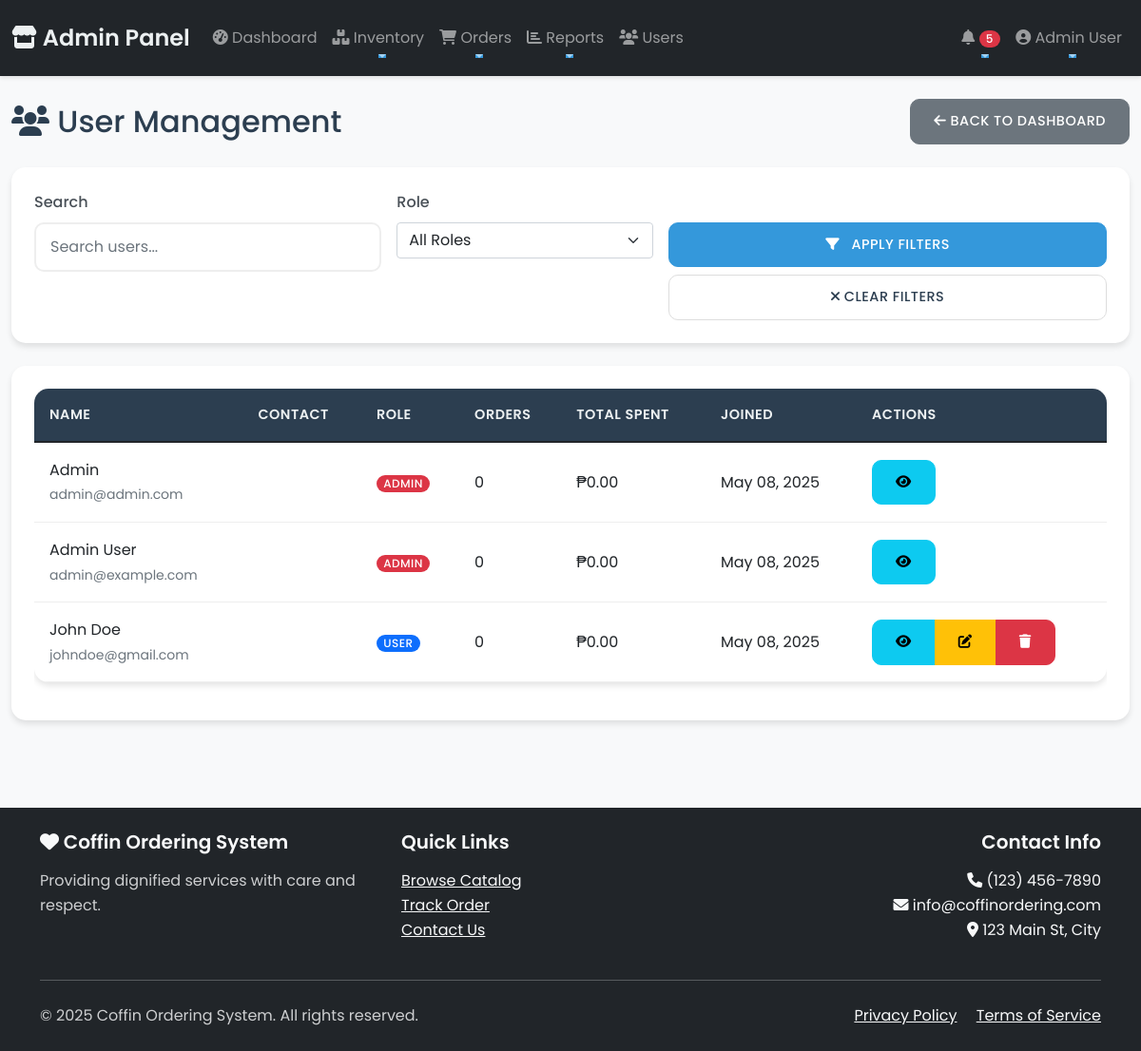
The app's page /public/admin/manage_users.php (signed in), older data.
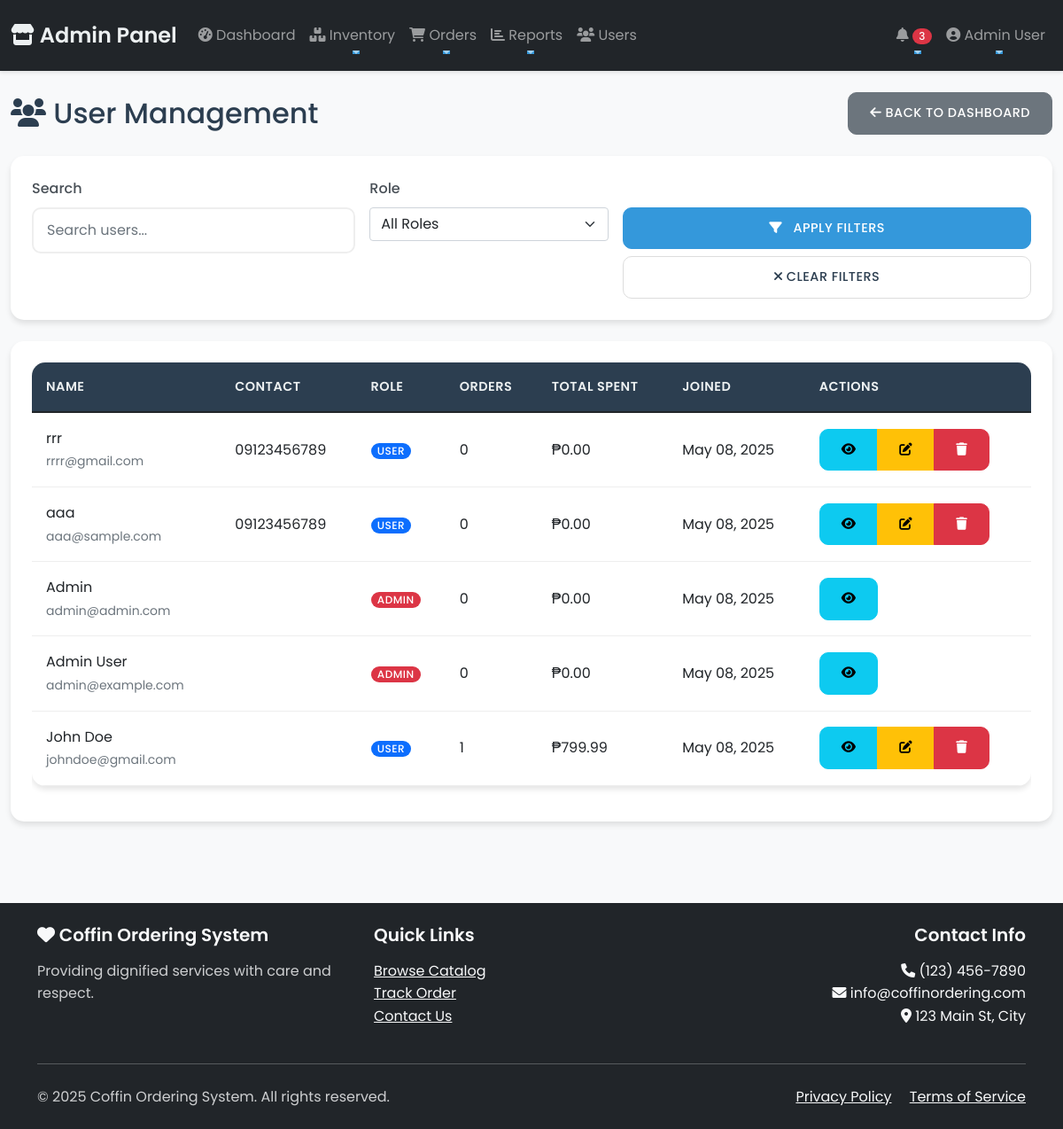
The same page, newer data.
### tables this page shows
CREATE TABLE `users` (
  `id` int(11) NOT NULL,
  `name` varchar(100) NOT NULL,
  `email` varchar(100) NOT NULL,
  `password` varchar(255) NOT NULL,
  `role` enum('user','admin') DEFAULT 'user',
  `created_at` timestamp NOT NULL DEFAULT current_timestamp(),
  `updated_at` timestamp NOT NULL DEFAULT current_timestamp() ON UPDATE current_timestamp(),
  `last_login` timestamp NULL DEFAULT NULL,
  `phone` varchar(30) DEFAULT NULL
);

### public/admin/manage_users.php (the view, shortened to what this page needs)
<?php
require_once '../../config/db.php';
$search = isset($_GET['search']) ? htmlspecialchars($_GET['search'], ENT_QUOTES, 'UTF-8') : '';
$sql = "SELECT u.*,
               COUNT(DISTINCT o.id) as order_count,
               SUM(CASE WHEN o.payment_status = 'paid' THEN o.total_amount ELSE 0 END) as total_spent
        FROM users u
        LEFT JOIN orders o ON u.id = o.user_id
        WHERE 1=1";
$params = [];
$sql .= " GROUP BY u.id ORDER BY u.created_at DESC";
$stmt = $pdo->prepare($sql);
$stmt->execute($params);
$users = $stmt->fetchAll();
include 'includes/admin_nav.php';
?>
<div class="container-fluid py-4">
    <div class="row mb-4">
        <div class="col-12">
            <div class="d-flex justify-content-between align-items-center">
                <h2 class="mb-0">
                    <i class="fas fa-users"></i> User Management
                </h2>
                <a href="dashboard.php" class="btn btn-secondary">
                    <i class="fas fa-arrow-left"></i> Back to Dashboard
                </a>
            </div>
        </div>
    </div>
    <div class="card mb-4">
        <div class="card-body">
            <form method="GET" class="row g-3">
                <div class="col-md-4">
                    <label class="form-label">Search</label>
                    <input type="text" name="search" class="form-control"
                           placeholder="Search users..." value="<?= $search ?>">
                </div>
                <div class="col-md-3">
                    <label class="form-label">Role</label>
                    <select name="role" class="form-select">
                        <option value="">All Roles</option>
                    </select>
                </div>
                <div class="col-md-5">
                    <label class="form-label">&nbsp;</label>
                    <div class="d-grid gap-2">
                        <button type="submit" class="btn btn-primary">
                            <i class="fas fa-filter"></i> Apply Filters
                        </button>
                        <a href="manage_users.php" class="btn btn-outline-secondary">
                            <i class="fas fa-times"></i> Clear Filters
                        </a>
                    </div>
                </div>
            </form>
        </div>
    </div>
    <div class="card">
        <div class="card-body">
            <?php if (empty($users)): ?>
                <div class="alert alert-info">
                    <i class="fas fa-info-circle"></i> No users found matching your criteria.
                </div>
            <?php else: ?>
                <div class="table-responsive">
                    <table class="table table-hover">
                        <thead>
                            <tr>
                                <th>Name</th>
                                <th>Contact</th>
                                <th>Role</th>
                                <th>Orders</th>
                                <th>Total Spent</th>
                                <th>Joined</th>
                                <th>Actions</th>
                            </tr>
                        </thead>
                        <tbody>
                            <?php foreach ($users as $user): ?>
                                <tr>
                                    <td>
                                        <?= htmlspecialchars($user['name'] ?? '') ?><br>
                                        <small class="text-muted"><?= htmlspecialchars($user['email'] ?? '') ?></small>
                                    </td>
                                    <td><?= htmlspecialchars($user['phone'] ?? '') ?></td>
                                    <td>
                                        <span class="badge bg-<?= $user['role'] === 'admin' ? 'danger' : 'primary' ?>">
                                            <?= ucfirst($user['role']) ?>
                                        </span>
                                    </td>
                                    <td><?= number_format($user['order_count']) ?></td>
                                    <td>₱<?= number_format($user['total_spent'] ?? 0, 2) ?></td>
                                    <td><?= date('M d, Y', strtotime($user['created_at'])) ?></td>
                                    <td>
                                        <div class="btn-group">
                                            <button type="button"
                                                    class="btn btn-sm btn-info"
                                                    onclick="viewUser(<?= $user['id'] ?>)"
                                                    title="View Details">
                                                <i class="fas fa-eye"></i>
                                            </button>
                                            <?php if ($user['role'] !== 'admin'): ?>
                                                <button type="button"
                                                        class="btn btn-sm btn-warning"
                                                        onclick="editUser(<?= $user['id'] ?>)"
                                                        title="Edit User">
                                                    <i class="fas fa-edit"></i>
                                                </button>
                                                <button type="button"
                                                        class="btn btn-sm btn-danger"
                                                        onclick="deleteUser(<?= $user['id'] ?>)"
                                                        title="Delete User">
                                                    <i class="fas fa-trash"></i>
                                                </button>
                                            <?php endif; ?>
                                        </div>
                                    </td>
                                </tr>
                            <?php endforeach; ?>
                        </tbody>
                    </table>
                </div>
            <?php endif; ?>
        </div>
    </div>
</div>
<?php include '../../includes/footer.php'; ?>

### public/admin/includes/admin_nav.php (shortened to what this page needs)
<?php
$low_stock_count = 0;
$pending_orders_count = 0;
try {
    $stmt = $pdo->prepare("
        SELECT COUNT(*)
        FROM coffins
        WHERE stock_quantity <= low_stock_threshold
    ");
    $stmt->execute();
    $low_stock_count = $stmt->fetchColumn();
    $stmt = $pdo->prepare("
        SELECT COUNT(*)
        FROM orders
        WHERE payment_status = 'pending'
    ");
    $stmt->execute();
    $pending_orders_count = $stmt->fetchColumn();
} catch (PDOException $e) {
    error_log("Navigation error: " . $e->getMessage());
}
?>
<!DOCTYPE html>
<html lang="en">
<head>
    <link href="https://cdn.jsdelivr.net/npm/bootstrap@5.1.3/dist/css/bootstrap.min.css" rel="stylesheet">
    <link href="https://cdnjs.cloudflare.com/ajax/libs/font-awesome/6.0.0/css/all.min.css" rel="stylesheet">
    <link href="/collado/public/css/style.css" rel="stylesheet">
</head>
<nav class="navbar navbar-expand-lg navbar-dark bg-dark">
    <div class="container-fluid">
        <a class="navbar-brand" href="dashboard.php">
            <i class="fas fa-store"></i> Admin Panel
        </a>
        <div class="collapse navbar-collapse" id="adminNavbar">
            <ul class="navbar-nav me-auto">
                <li class="nav-item">
                    <a class="nav-link" href="dashboard.php">
                        <i class="fas fa-tachometer-alt"></i> Dashboard
                    </a>
                </li>
                <li class="nav-item dropdown">
                    <a class="nav-link dropdown-toggle" href="#" data-bs-toggle="dropdown">
                        <i class="fas fa-boxes"></i> Inventory
                    </a>
                </li>
                <li class="nav-item dropdown">
                    <a class="nav-link dropdown-toggle" href="#" data-bs-toggle="dropdown">
                        <i class="fas fa-shopping-cart"></i> Orders
                    </a>
                </li>
                <li class="nav-item dropdown">
                    <a class="nav-link dropdown-toggle" href="#" data-bs-toggle="dropdown">
                        <i class="fas fa-chart-bar"></i> Reports
                    </a>
                </li>
                <li class="nav-item">
                    <a class="nav-link" href="manage_users.php">
                        <i class="fas fa-users"></i> Users
                    </a>
                </li>
            </ul>
            <ul class="navbar-nav">
                <li class="nav-item dropdown">
                    <a class="nav-link dropdown-toggle" href="#" data-bs-toggle="dropdown">
                        <i class="fas fa-bell"></i>
                        <?php if ($low_stock_count > 0 || $pending_orders_count > 0): ?>
                            <span class="badge bg-danger"><?= $low_stock_count + $pending_orders_count ?></span>
                        <?php endif; ?>
                    </a>
                </li>
                <li class="nav-item dropdown">
                    <a class="nav-link dropdown-toggle" href="#" data-bs-toggle="dropdown">
                        <i class="fas fa-user-circle"></i>
                        <?= isset($_SESSION['name']) ? htmlspecialchars($_SESSION['name']) : 'Admin' ?>
                    </a>
                </li>
            </ul>
        </div>
    </div>
</nav>

### includes/footer.php (shortened to what this page needs)
    <footer class="bg-dark text-light mt-5 py-4">
        <div class="container">
            <div class="row">
                <div class="col-md-4">
                    <h5><i class="fas fa-heart"></i> Coffin Ordering System</h5>
                    <p class="mb-0">Providing dignified services with care and respect.</p>
                </div>
                <div class="col-md-4">
                    <h5>Quick Links</h5>
                    <ul class="list-unstyled">
                        <li><a href="/collado/public/coffin_catalog.php" class="text-light">Browse Catalog</a></li>
                        <li><a href="/collado/public/track_order.php" class="text-light">Track Order</a></li>
                        <li><a href="/collado/public/contact.php" class="text-light">Contact Us</a></li>
                    </ul>
                </div>
                <div class="col-md-4 text-md-end">
                    <h5>Contact Info</h5>
                    <ul class="list-unstyled">
                        <li><i class="fas fa-phone"></i> (123) 456-7890</li>
                        <li><i class="fas fa-envelope"></i> info@coffinordering.com</li>
                        <li><i class="fas fa-map-marker-alt"></i> 123 Main St, City</li>
                    </ul>
                </div>
            </div>
            <hr class="my-4">
            <div class="row">
                <div class="col-md-6">
                    <p class="mb-0">&copy; <?= date('Y') ?> Coffin Ordering System. All rights reserved.</p>
                </div>
                <div class="col-md-6 text-md-end">
                    <a href="/collado/public/privacy.php" class="text-light me-3">Privacy Policy</a>
                    <a href="/collado/public/terms.php" class="text-light">Terms of Service</a>
                </div>
            </div>
        </div>
    </footer>
</body>
</html>

### public/css/style.css (style rules this page uses)
:root { --primary-color: #2c3e50; --secondary-color: #34495e; --accent-color: #3498db; --success-color: #2ecc71; --warning-color: #f1c40f; --danger-color: #e74c3c; --light-bg: #f8f9fa; --dark-text: #2c3e50; --light-text: #ecf0f1; --card-shadow: 0 4px 6px rgba(0,0,0,0.1); --hover-shadow: 0 6px 12px rgba(0,0,0,0.15); }
.navbar { background-color: var(--primary-color); box-shadow: var(--card-shadow); padding: 1rem 0; }
.navbar-brand { color: var(--light-text) !important; font-weight: 600; font-size: 1.5rem; transition: transform 0.3s ease; }
.nav-link { position: relative; padding: 0.5rem 1rem; transition: color 0.3s ease; }
.nav-link::after { content: ''; position: absolute; bottom: 0; left: 50%; width: 0; height: 2px; background-color: var(--accent-color); transition: all 0.3s ease; transform: translateX(-50%); }
.card { border: none; border-radius: 15px; box-shadow: var(--card-shadow); transition: all 0.3s ease; overflow: hidden; margin-bottom: 20px; background: white; }
.card-body { padding: 1.5rem; }
.form-control { border-radius: 10px; border: 2px solid #eee; padding: 12px 15px; transition: all 0.3s ease; font-size: 1rem; }
.form-label { font-weight: 500; margin-bottom: 0.5rem; color: var(--primary-color); }
.btn { border-radius: 10px; padding: 12px 24px; font-weight: 500; transition: all 0.3s ease; text-transform: uppercase; letter-spacing: 0.5px; font-size: 0.9rem; }
.btn-primary { background-color: var(--accent-color); border-color: var(--accent-color); }
.btn-outline-secondary { border-color: #ddd; color: var(--dark-text); }
.table { background-color: white; border-radius: 15px; overflow: hidden; box-shadow: var(--card-shadow); }
.table thead { background-color: var(--primary-color); color: var(--light-text); }
.table th { font-weight: 600; padding: 1rem; text-transform: uppercase; font-size: 0.9rem; letter-spacing: 0.5px; }
.table td { padding: 1rem; vertical-align: middle; border-bottom: 1px solid #eee; }
.badge { padding: 8px 16px; border-radius: 20px; font-weight: 500; text-transform: uppercase; font-size: 0.8rem; letter-spacing: 0.5px; }
footer { margin-top: auto; background-color: var(--primary-color); color: var(--light-text); padding: 2rem 0; }
footer h5 { font-weight: 600; margin-bottom: 1rem; }
footer p { opacity: 0.8; }
.form-label { font-weight: 500; color: #495057; }
.card { transition: transform 0.3s ease, box-shadow 0.3s ease; }
.btn-primary { padding: 0.75rem 1.5rem; font-weight: 500; text-transform: uppercase; letter-spacing: 0.5px; }
.btn-primary i { margin-right: 0.5rem; }

### public/admin/includes/admin_nav.php (style rules this page uses)
.navbar { box-shadow: 0 2px 4px rgba(0,0,0,.1); }
.navbar-brand { font-weight: 600; }
.nav-link { padding: 0.5rem 1rem; transition: all 0.3s ease; }
.badge { font-size: 0.75rem; padding: 0.25em 0.6em; }

Row changes from the older to the newer data that the page shows:
added users: name "rrr", email "rrrr@gmail.com", phone "09123456789", role "USER", order_count "0", total_spent "0.00", created_at "May 08, 2025"
added users: name "aaa", email "aaa@sample.com", phone "09123456789", role "USER", order_count "0", total_spent "0.00", created_at "May 08, 2025"
changed users "John Doe": order_count "0" → "1"; total_spent "0.00" → "799.99"
Text that changed along with them:
$low_stock_count + $pending_orders_count: "5" → "3"
